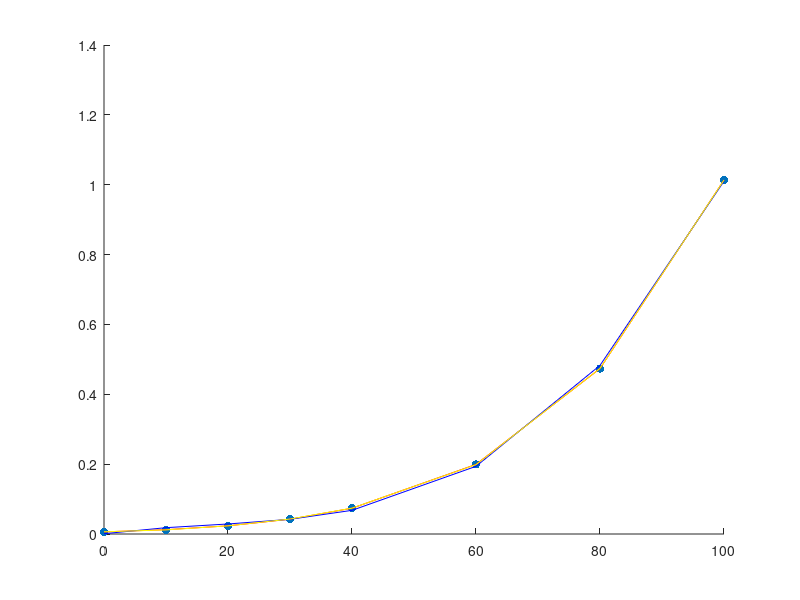

Write the MATLAB code that produced this figure.
function lab7problem2
	nodes = [0 10 20 30 40 60 80 100];
	values = [0.0061 0.0123 0.0234 0.0424 0.0738 0.1992 0.4736 1.0133];
  
	p1 = polyfit(nodes, values, 3)
	p2 = polyfit(nodes, values, 4)
	
  printf("P1 evalutation for 45 is ");
	v1 = polyval(p1, 45)
  
  printf("P1 missed by ");
  aproxErr1 = abs(v1 - 0.095848)
	
  printf("P2 evalutation for 45 is ");
	v2 = polyval(p2, 45)
	
  printf("P2 missed by ");
	aproxErr2 = abs(v2 - 0.095848)
	
  values1 = ones(length(nodes), 1);
	values2 = ones(length(nodes), 1);
	
  for i=1:length(nodes)
		values1(i) = polyval(p1, nodes(i));  
		values2(i) = polyval(p2, nodes(i)); 
	endfor
	
  clf; hold on;
  scatter(nodes, values, 'filled');
	plot(nodes, values, 'r');
	plot(nodes, values1, 'b');
	plot(nodes, values2, 'y');
endfunction